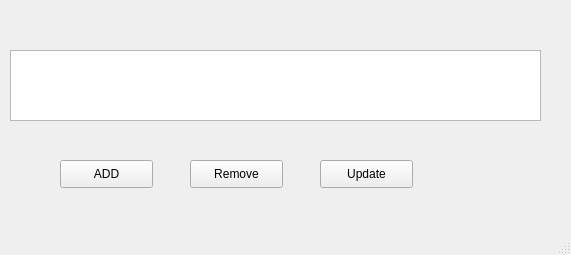
<?xml version="1.0" encoding="UTF-8"?>
<ui version="4.0">
 <class>MainWindow</class>
 <widget class="QMainWindow" name="MainWindow">
  <property name="geometry">
   <rect>
    <x>0</x>
    <y>0</y>
    <width>571</width>
    <height>255</height>
   </rect>
  </property>
  <property name="windowTitle">
   <string>MainWindow</string>
  </property>
  <widget class="QWidget" name="centralwidget">
   <widget class="QTextEdit" name="textEdit">
    <property name="geometry">
     <rect>
      <x>10</x>
      <y>50</y>
      <width>531</width>
      <height>71</height>
     </rect>
    </property>
   </widget>
   <widget class="QPushButton" name="addButton">
    <property name="geometry">
     <rect>
      <x>60</x>
      <y>160</y>
      <width>93</width>
      <height>28</height>
     </rect>
    </property>
    <property name="text">
     <string>ADD</string>
    </property>
   </widget>
   <widget class="QPushButton" name="removeButton">
    <property name="geometry">
     <rect>
      <x>190</x>
      <y>160</y>
      <width>93</width>
      <height>28</height>
     </rect>
    </property>
    <property name="text">
     <string>Remove</string>
    </property>
   </widget>
   <widget class="QPushButton" name="updateButton">
    <property name="geometry">
     <rect>
      <x>320</x>
      <y>160</y>
      <width>93</width>
      <height>28</height>
     </rect>
    </property>
    <property name="text">
     <string>Update</string>
    </property>
   </widget>
  </widget>
  <widget class="QStatusBar" name="statusbar"/>
 </widget>
 <resources/>
 <connections/>
</ui>
